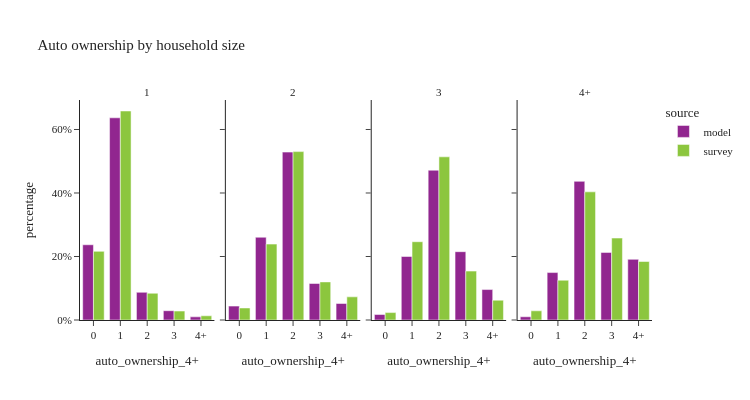

The notebook cell saved with this chart:
### Code cell
util.plot_share_facetbar(hh_data, 'hh_weight', share_col="auto_ownership_4+", title="Auto ownership by household size", 
                            facet_col="hhsize_4+", facet_col_wrap=4, height=400, orientation='v')

### Figure 1 — Plotly figure (JSON) as saved in the notebook; plotly's stock layout.template omitted (floating-point values rounded to 4 significant figures)
{"data": [{"alignmentgroup": "True", "customdata": [[114369], [307383], [42085], [14126], [4765]], "hovertemplate": "source=model<br>hhsize_4+=1<br>auto_ownership_4+=%{x}<br>percentage=%{y}<br>sample_size=%{customdata[0]}<extra></extra>", "legendgroup": "model", "marker": {"color": "#91268F", "pattern": {"shape": ""}}, "name": "model", "offsetgroup": "model", "orientation": "v", "showlegend": true, "textposition": "auto", "type": "bar", "x": ["0", "1", "2", "3", "4+"], "xaxis": "x", "y": [0.2369, 0.6368, 0.08718, 0.02926, 0.009871], "yaxis": "y"}, {"alignmentgroup": "True", "customdata": [[25482], [151859], [308126], [67013], [30306]], "hovertemplate": "source=model<br>hhsize_4+=2<br>auto_ownership_4+=%{x}<br>percentage=%{y}<br>sample_size=%{customdata[0]}<extra></extra>", "legendgroup": "model", "marker": {"color": "#91268F", "pattern": {"shape": ""}}, "name": "model", "offsetgroup": "model", "orientation": "v", "showlegend": false, "textposition": "auto", "type": "bar", "x": ["0", "1", "2", "3", "4+"], "xaxis": "x2", "y": [0.04372, 0.2606, 0.5287, 0.115, 0.052], "yaxis": "y2"}, {"alignmentgroup": "True", "customdata": [[4691], [54500], [128526], [58630], [26133]], "hovertemplate": "source=model<br>hhsize_4+=3<br>auto_ownership_4+=%{x}<br>percentage=%{y}<br>sample_size=%{customdata[0]}<extra></extra>", "legendgroup": "model", "marker": {"color": "#91268F", "pattern": {"shape": ""}}, "name": "model", "offsetgroup": "model", "orientation": "v", "showlegend": false, "textposition": "auto", "type": "bar", "x": ["0", "1", "2", "3", "4+"], "xaxis": "x3", "y": [0.01722, 0.2, 0.4717, 0.2152, 0.09591], "yaxis": "y3"}, {"alignmentgroup": "True", "customdata": [[4021], [59454], [173786], [84705], [76028]], "hovertemplate": "source=model<br>hhsize_4+=4+<br>auto_ownership_4+=%{x}<br>percentage=%{y}<br>sample_size=%{customdata[0]}<extra></extra>", "legendgroup": "model", "marker": {"color": "#91268F", "pattern": {"shape": ""}}, "name": "model", "offsetgroup": "model", "orientation": "v", "showlegend": false, "textposition": "auto", "type": "bar", "x": ["0", "1", "2", "3", "4+"], "xaxis": "x4", "y": [0.0101, 0.1494, 0.4367, 0.2128, 0.191], "yaxis": "y4"}, {"alignmentgroup": "True", "customdata": [[503], [951], [116], [24], [13]], "hovertemplate": "source=survey<br>hhsize_4+=1<br>auto_ownership_4+=%{x}<br>percentage=%{y}<br>sample_size=%{customdata[0]}<extra></extra>", "legendgroup": "survey", "marker": {"color": "#8CC63E", "pattern": {"shape": ""}}, "name": "survey", "offsetgroup": "survey", "orientation": "v", "showlegend": true, "textposition": "auto", "type": "bar", "x": ["0", "1", "2", "3", "4+"], "xaxis": "x", "y": [0.2162, 0.6582, 0.08423, 0.02814, 0.01323], "yaxis": "y"}, {"alignmentgroup": "True", "customdata": [[113], [526], [612], [130], [52]], "hovertemplate": "source=survey<br>hhsize_4+=2<br>auto_ownership_4+=%{x}<br>percentage=%{y}<br>sample_size=%{customdata[0]}<extra></extra>", "legendgroup": "survey", "marker": {"color": "#8CC63E", "pattern": {"shape": ""}}, "name": "survey", "offsetgroup": "survey", "orientation": "v", "showlegend": false, "textposition": "auto", "type": "bar", "x": ["0", "1", "2", "3", "4+"], "xaxis": "x2", "y": [0.03788, 0.239, 0.5303, 0.1199, 0.0729], "yaxis": "y2"}, {"alignmentgroup": "True", "customdata": [[12], [123], [183], [64], [23]], "hovertemplate": "source=survey<br>hhsize_4+=3<br>auto_ownership_4+=%{x}<br>percentage=%{y}<br>sample_size=%{customdata[0]}<extra></extra>", "legendgroup": "survey", "marker": {"color": "#8CC63E", "pattern": {"shape": ""}}, "name": "survey", "offsetgroup": "survey", "orientation": "v", "showlegend": false, "textposition": "auto", "type": "bar", "x": ["0", "1", "2", "3", "4+"], "xaxis": "x3", "y": [0.02333, 0.2465, 0.5139, 0.154, 0.06236], "yaxis": "y3"}, {"alignmentgroup": "True", "customdata": [[11], [94], [203], [71], [46]], "hovertemplate": "source=survey<br>hhsize_4+=4+<br>auto_ownership_4+=%{x}<br>percentage=%{y}<br>sample_size=%{customdata[0]}<extra></extra>", "legendgroup": "survey", "marker": {"color": "#8CC63E", "pattern": {"shape": ""}}, "name": "survey", "offsetgroup": "survey", "orientation": "v", "showlegend": false, "textposition": "auto", "type": "bar", "x": ["0", "1", "2", "3", "4+"], "xaxis": "x4", "y": [0.0289, 0.1253, 0.4036, 0.258, 0.1842], "yaxis": "y4"}], "layout": {"annotations": [{"font": {}, "showarrow": false, "text": "1", "x": 0.1175, "xanchor": "center", "xref": "paper", "y": 1.0, "yanchor": "bottom", "yref": "paper"}, {"font": {}, "showarrow": false, "text": "2", "x": 0.3725, "xanchor": "center", "xref": "paper", "y": 1.0, "yanchor": "bottom", "yref": "paper"}, {"font": {}, "showarrow": false, "text": "3", "x": 0.6275, "xanchor": "center", "xref": "paper", "y": 1.0, "yanchor": "bottom", "yref": "paper"}, {"font": {}, "showarrow": false, "text": "4+", "x": 0.8825, "xanchor": "center", "xref": "paper", "y": 1.0, "yanchor": "bottom", "yref": "paper"}], "barmode": "group", "height": 400, "legend": {"title": {"text": "source"}, "tracegroupgap": 0}, "title": {"text": "Auto ownership by household size"}, "width": 750, "xaxis": {"anchor": "y", "domain": [0.0, 0.235], "title": {"text": "auto_ownership_4+"}}, "xaxis2": {"anchor": "y2", "domain": [0.255, 0.49], "matches": "x", "title": {"text": "auto_ownership_4+"}}, "xaxis3": {"anchor": "y3", "domain": [0.51, 0.745], "matches": "x", "title": {"text": "auto_ownership_4+"}}, "xaxis4": {"anchor": "y4", "domain": [0.765, 1.0], "matches": "x", "title": {"text": "auto_ownership_4+"}}, "yaxis": {"anchor": "x", "domain": [0.0, 1.0], "tickformat": ".0%", "title": {"text": "percentage"}}, "yaxis2": {"anchor": "x2", "domain": [0.0, 1.0], "matches": "y", "showticklabels": false, "tickformat": ".0%"}, "yaxis3": {"anchor": "x3", "domain": [0.0, 1.0], "matches": "y", "showticklabels": false}, "yaxis4": {"anchor": "x4", "domain": [0.0, 1.0], "matches": "y", "showticklabels": false}}}
